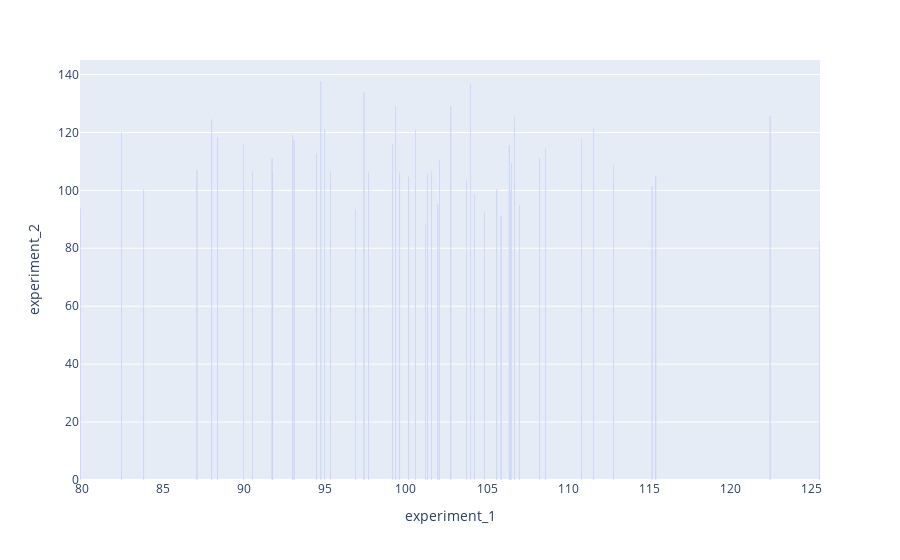

Write notebook code for a chart like this one.
### Code cell
px.bar(df,x="experiment_1",y="experiment_2",hover_name="gender")

### Figure 1 — Plotly figure (JSON) as saved in the notebook; plotly's stock layout.template omitted (floating-point values rounded to 4 significant figures)
{"data": [{"alignmentgroup": "True", "hovertemplate": "<b>%{hovertext}</b><br><br>experiment_1=%{x}<br>experiment_2=%{y}<extra></extra>", "hovertext": ["male", "male", "male", "male", "male", "male", "male", "male", "male", "male", "male", "male", "male", "male", "male", "male", "male", "male", "male", "male", "male", "male", "male", "male", "male", "male", "male", "male", "male", "male", "male", "male", "male", "male", "male", "male", "male", "male", "male", "male", "male", "male", "male", "male", "male", "male", "male", "male", "male", "male"], "legendgroup": "", "marker": {"color": "#636efa", "pattern": {"shape": ""}}, "name": "", "offsetgroup": "", "orientation": "v", "showlegend": false, "textposition": "auto", "type": "bar", "x": [96.88, 97.69, 87.11, 102.0, 115.4, 99.62, 103.7, 97.41, 93.0, 122.5, 108.6, 108.2, 106.7, 91.77, 99.36, 104.2, 93.1, 112.8, 105.6, 101.6, 115.2, 94.98, 90.54, 102.1, 99.16, 101.2, 104.8, 107.0, 79.91, 106.5, 105.9, 82.45, 111.6, 125.5, 110.8, 83.83, 95.34, 88.39, 94.5, 88.03, 104.0, 94.75, 89.99, 106.5, 100.6, 100.2, 101.3, 102.8, 91.74, 106.4], "xaxis": "x", "y": [93.42, 106.2, 107.0, 95.09, 105.1, 106.2, 103.6, 133.8, 119.1, 125.6, 114.6, 111.3, 125.5, 106.1, 129.0, 98.53, 117.5, 108.7, 100.3, 106.4, 101.2, 121.2, 106.5, 110.4, 115.9, 88.66, 92.47, 94.93, 93.62, 109.3, 91.33, 120.0, 121.4, 82.48, 118.0, 100.4, 106.7, 118.4, 112.7, 124.4, 136.7, 137.7, 115.9, 100.0, 120.9, 104.7, 105.7, 129.0, 111.1, 115.5], "yaxis": "y"}], "layout": {"barmode": "relative", "legend": {"tracegroupgap": 0}, "margin": {"t": 60}, "xaxis": {"anchor": "y", "domain": [0, 1], "title": {"text": "experiment_1"}}, "yaxis": {"anchor": "x", "domain": [0, 1], "title": {"text": "experiment_2"}}}}
